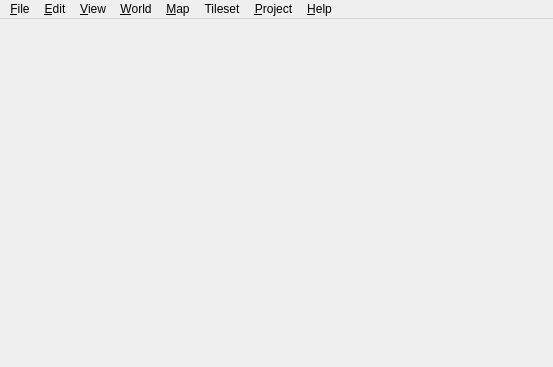
<?xml version="1.0" encoding="UTF-8"?>
<ui version="4.0">
 <class>MainWindow</class>
 <widget class="QMainWindow" name="MainWindow">
  <property name="geometry">
   <rect>
    <x>0</x>
    <y>0</y>
    <width>553</width>
    <height>367</height>
   </rect>
  </property>
  <property name="acceptDrops">
   <bool>true</bool>
  </property>
  <property name="dockOptions">
   <set>QMainWindow::AllowNestedDocks|QMainWindow::AllowTabbedDocks|QMainWindow::AnimatedDocks</set>
  </property>
  <widget class="QWidget" name="centralWidget">
   <layout class="QVBoxLayout" name="verticalLayout">
    <property name="leftMargin">
     <number>0</number>
    </property>
    <property name="topMargin">
     <number>0</number>
    </property>
    <property name="rightMargin">
     <number>0</number>
    </property>
    <property name="bottomMargin">
     <number>0</number>
    </property>
   </layout>
  </widget>
  <widget class="QMenuBar" name="menuBar">
   <property name="geometry">
    <rect>
     <x>0</x>
     <y>0</y>
     <width>553</width>
     <height>23</height>
    </rect>
   </property>
   <widget class="QMenu" name="menuFile">
    <property name="title">
     <string>&amp;File</string>
    </property>
    <widget class="QMenu" name="menuRecentFiles">
     <property name="title">
      <string>&amp;Recent Files</string>
     </property>
     <property name="icon">
      <iconset resource="tiled.qrc">
       <normaloff>:/images/16/document-open-recent.png</normaloff>:/images/16/document-open-recent.png</iconset>
     </property>
     <property name="toolTipsVisible">
      <bool>true</bool>
     </property>
     <addaction name="actionReopenClosedFile"/>
     <addaction name="separator"/>
     <addaction name="actionClearRecentFiles"/>
    </widget>
    <widget class="QMenu" name="menuNew">
     <property name="title">
      <string>&amp;New</string>
     </property>
     <addaction name="actionNewProject"/>
     <addaction name="separator"/>
     <addaction name="actionNewMap"/>
     <addaction name="actionNewTileset"/>
    </widget>
    <widget class="QMenu" name="menuCommand">
     <property name="title">
      <string>Commands</string>
     </property>
     <addaction name="actionEditCommands"/>
    </widget>
    <widget class="QMenu" name="menuRecentProjects">
     <property name="title">
      <string>&amp;Recent Projects</string>
     </property>
     <property name="toolTipsVisible">
      <bool>true</bool>
     </property>
    </widget>
    <addaction name="menuNew"/>
    <addaction name="actionOpen"/>
    <addaction name="actionOpenFileInProject"/>
    <addaction name="menuRecentFiles"/>
    <addaction name="menuRecentProjects"/>
    <addaction name="separator"/>
    <addaction name="actionSave"/>
    <addaction name="actionSaveAs"/>
    <addaction name="actionSaveAll"/>
    <addaction name="actionExport"/>
    <addaction name="actionExportAs"/>
    <addaction name="actionExportAsImage"/>
    <addaction name="actionReload"/>
    <addaction name="separator"/>
    <addaction name="menuCommand"/>
    <addaction name="separator"/>
    <addaction name="actionClose"/>
    <addaction name="actionCloseAll"/>
    <addaction name="actionCloseProject"/>
    <addaction name="actionQuit"/>
   </widget>
   <widget class="QMenu" name="menuEdit">
    <property name="title">
     <string>&amp;Edit</string>
    </property>
    <addaction name="actionCut"/>
    <addaction name="actionCopy"/>
    <addaction name="actionPaste"/>
    <addaction name="actionPasteInPlace"/>
    <addaction name="actionDelete"/>
    <!--EDEN CHANGE-->
    <addaction name="actionPasteUp"/>
    <addaction name="actionPasteDown"/>
    <addaction name="actionPasteLeft"/>
    <addaction name="actionPasteRight"/>
    <addaction name="actionPastePreserveLayers"/>
    <addaction name="actionRandomize"/>
    <addaction name="actionRandomizeLayer"/>
    <addaction name="actionRandomizeLevel"/>
    <!--EDEN CHANGE END-->
    <addaction name="separator"/>
    <addaction name="actionPreferences"/>
   </widget>
   <widget class="QMenu" name="menuHelp">
    <property name="title">
     <string>&amp;Help</string>
    </property>
    <addaction name="actionDocumentation"/>
    <addaction name="actionForum"/>
    <addaction name="separator"/>
    <addaction name="actionDonate"/>
    <addaction name="actionAbout"/>
   </widget>
   <widget class="QMenu" name="menuMap">
    <property name="title">
     <string>&amp;Map</string>
    </property>
    <addaction name="actionAddExternalTileset"/>
    <addaction name="actionAddAutomappingRulesTileset"/>
    <addaction name="separator"/>
    <addaction name="actionResizeMap"/>
    <addaction name="actionOffsetMap"/>
    <addaction name="separator"/>
    <addaction name="actionAutoMap"/>
    <addaction name="actionAutoMapWhileDrawing"/>
    <addaction name="separator"/>
    <addaction name="actionMapProperties"/>
   </widget>
   <widget class="QMenu" name="menuView">
    <property name="title">
     <string>&amp;View</string>
    </property>
    <widget class="QMenu" name="menuShowObjectNames">
     <property name="title">
      <string>Show Object &amp;Names</string>
     </property>
     <addaction name="actionNoLabels"/>
     <addaction name="actionLabelsForSelectedObjects"/>
     <addaction name="actionLabelsForAllObjects"/>
     <addaction name="separator"/>
     <addaction name="actionLabelForHoveredObject"/>
    </widget>
    <widget class="QMenu" name="menuSnapping">
     <property name="title">
      <string>Snapping</string>
     </property>
     <addaction name="actionSnapNothing"/>
     <addaction name="actionSnapToGrid"/>
     <addaction name="actionSnapToFineGrid"/>
     <addaction name="actionSnapToPixels"/>
    </widget>
    <addaction name="actionSearchActions"/>
    <addaction name="actionShowGrid"/>
    <addaction name="actionShowTileObjectOutlines"/>
    <addaction name="actionShowObjectReferences"/>
    <addaction name="menuShowObjectNames"/>
    <addaction name="actionShowTileAnimations"/>
    <addaction name="actionShowTileCollisionShapes"/>
    <addaction name="actionEnableWorlds"/>
    <addaction name="actionEnableParallax"/>
    <addaction name="actionHighlightCurrentLayer"/>
    <addaction name="actionHighlightHoveredObject"/>
    <addaction name="separator"/>
    <addaction name="menuSnapping"/>
    <addaction name="separator"/>
    <addaction name="actionZoomIn"/>
    <addaction name="actionZoomOut"/>
    <addaction name="actionZoomNormal"/>
    <addaction name="actionFitInView"/>
    <addaction name="separator"/>
    <addaction name="actionFullScreen"/>
    <addaction name="actionClearView"/>
   </widget>
   <widget class="QMenu" name="menuTileset">
    <property name="title">
     <string>Tileset</string>
    </property>
    <addaction name="actionTilesetProperties"/>
   </widget>
   <widget class="QMenu" name="menuProject">
    <property name="title">
     <string>&amp;Project</string>
    </property>
    <addaction name="actionAddFolderToProject"/>
    <addaction name="actionRefreshProjectFolders"/>
    <addaction name="separator"/>
    <addaction name="actionProjectProperties"/>
   </widget>
   <widget class="QMenu" name="menuWorld">
    <property name="title">
     <string>&amp;World</string>
    </property>
    <widget class="QMenu" name="menuUnloadWorld">
     <property name="title">
      <string>&amp;Unload World</string>
     </property>
    </widget>
    <widget class="QMenu" name="menuSaveWorld">
     <property name="title">
      <string>&amp;Save World</string>
     </property>
    </widget>
    <addaction name="actionNewWorld"/>
    <addaction name="actionLoadWorld"/>
    <addaction name="separator"/>
    <addaction name="menuUnloadWorld"/>
    <addaction name="menuSaveWorld"/>
    <addaction name="separator"/>
   </widget>
   <addaction name="menuFile"/>
   <addaction name="menuEdit"/>
   <addaction name="menuView"/>
   <addaction name="menuWorld"/>
   <addaction name="menuMap"/>
   <addaction name="menuTileset"/>
   <addaction name="menuProject"/>
   <addaction name="menuHelp"/>
  </widget>
  <action name="actionOpen">
   <property name="text">
    <string>&amp;Open File or Project...</string>
   </property>
  </action>
  <action name="actionSave">
   <property name="text">
    <string>&amp;Save</string>
   </property>
  </action>
  <action name="actionQuit">
   <property name="icon">
    <iconset resource="tiled.qrc">
     <normaloff>:/images/16/application-exit.png</normaloff>:/images/16/application-exit.png</iconset>
   </property>
   <property name="text">
    <string>&amp;Quit</string>
   </property>
   <property name="menuRole">
    <enum>QAction::QuitRole</enum>
   </property>
  </action>
  <action name="actionCopy">
   <property name="enabled">
    <bool>false</bool>
   </property>
   <property name="icon">
    <iconset resource="tiled.qrc">
     <normaloff>:/images/16/edit-copy.png</normaloff>:/images/16/edit-copy.png</iconset>
   </property>
   <property name="text">
    <string>&amp;Copy</string>
   </property>
  </action>
  <action name="actionPaste">
   <property name="enabled">
    <bool>false</bool>
   </property>
   <property name="icon">
    <iconset resource="tiled.qrc">
     <normaloff>:/images/16/edit-paste.png</normaloff>:/images/16/edit-paste.png</iconset>
   </property>
   <property name="text">
    <string>&amp;Paste</string>
   </property>
  </action>
  <!--EDEN CHANGE-->
  <action name="actionPasteUp">
    <property name="enabled">
      <bool>false</bool>
    </property>
    <property name="icon">
      <iconset resource="tiled.qrc">
        <normaloff>:/images/16x16/edit-paste.png</normaloff>:/images/16x16/edit-paste.png
      </iconset>
    </property>
    <property name="text">
      <string>&amp;PasteUp</string>
    </property>
  </action>
  <action name="actionPasteDown">
    <property name="enabled">
      <bool>false</bool>
    </property>
    <property name="icon">
      <iconset resource="tiled.qrc">
        <normaloff>:/images/16x16/edit-paste.png</normaloff>:/images/16x16/edit-paste.png
      </iconset>
    </property>
    <property name="text">
      <string>&amp;PasteDown</string>
    </property>
  </action>
  <action name="actionPasteLeft">
    <property name="enabled">
      <bool>false</bool>
    </property>
    <property name="icon">
      <iconset resource="tiled.qrc">
        <normaloff>:/images/16x16/edit-paste.png</normaloff>:/images/16x16/edit-paste.png
      </iconset>
    </property>
    <property name="text">
      <string>&amp;PasteLeft</string>
    </property>
  </action>
  <action name="actionPasteRight">
    <property name="enabled">
      <bool>false</bool>
    </property>
    <property name="icon">
      <iconset resource="tiled.qrc">
        <normaloff>:/images/16x16/edit-paste.png</normaloff>:/images/16x16/edit-paste.png
      </iconset>
    </property>
    <property name="text">
      <string>&amp;PasteRight</string>
    </property>
  </action>
  <action name="actionPastePreserveLayers">
    <property name="enabled">
      <bool>false</bool>
    </property>
    <property name="icon">
      <iconset resource="tiled.qrc">
        <normaloff>:/images/16x16/edit-paste.png</normaloff>:/images/16x16/edit-paste.png
      </iconset>
    </property>
    <property name="text">
      <string>&amp;PastePreserveLayers</string>
    </property>
  </action>
  <action name="actionRandomize">
    <property name="enabled">
      <bool>false</bool>
    </property>
    <property name="icon">
      <iconset resource="tiled.qrc">
        <normaloff>:/images/16x16/edit-paste.png</normaloff>:/images/16x16/edit-paste.png
      </iconset>
    </property>
    <property name="text">
      <string>&amp;Randomize</string>
    </property>
  </action>
  <action name="actionRandomizeLayer">
    <property name="enabled">
      <bool>false</bool>
    </property>
    <property name="icon">
      <iconset resource="tiled.qrc">
        <normaloff>:/images/16x16/edit-paste.png</normaloff>:/images/16x16/edit-paste.png
      </iconset>
    </property>
    <property name="text">
      <string>&amp;RandomizeLayer</string>
    </property>
  </action>
  <action name="actionRandomizeLevel">
    <property name="enabled">
      <bool>false</bool>
    </property>
    <property name="icon">
      <iconset resource="tiled.qrc">
        <normaloff>:/images/16x16/edit-paste.png</normaloff>:/images/16x16/edit-paste.png
      </iconset>
    </property>
    <property name="text">
      <string>&amp;RandomizeLevel</string>
    </property>
  </action>
  <!--EDEN CHANGE END-->
  <action name="actionAbout">
   <property name="icon">
    <iconset resource="tiled.qrc">
     <normaloff>:/images/16/help-about.png</normaloff>:/images/16/help-about.png</iconset>
   </property>
   <property name="text">
    <string>&amp;About Tiled</string>
   </property>
   <property name="menuRole">
    <enum>QAction::AboutRole</enum>
   </property>
  </action>
  <action name="actionAboutQt">
   <property name="text">
    <string>About Qt</string>
   </property>
   <property name="menuRole">
    <enum>QAction::AboutQtRole</enum>
   </property>
  </action>
  <action name="actionResizeMap">
   <property name="icon">
    <iconset resource="tiled.qrc">
     <normaloff>:/images/16/document-page-setup.png</normaloff>:/images/16/document-page-setup.png</iconset>
   </property>
   <property name="text">
    <string>&amp;Resize Map...</string>
   </property>
  </action>
  <action name="actionMapProperties">
   <property name="icon">
    <iconset resource="tiled.qrc">
     <normaloff>:/images/16/document-properties.png</normaloff>:/images/16/document-properties.png</iconset>
   </property>
   <property name="text">
    <string>Map &amp;Properties...</string>
   </property>
  </action>
  <action name="actionAutoMap">
   <property name="text">
    <string>AutoMap</string>
   </property>
   <property name="shortcut">
    <string notr="true">Ctrl+M</string>
   </property>
  </action>
  <action name="actionShowGrid">
   <property name="checkable">
    <bool>true</bool>
   </property>
   <property name="text">
    <string>Show &amp;Grid</string>
   </property>
   <property name="shortcut">
    <string notr="true">Ctrl+G</string>
   </property>
  </action>
  <action name="actionSaveAs">
   <property name="icon">
    <iconset resource="tiled.qrc">
     <normaloff>:/images/16/document-save-as.png</normaloff>:/images/16/document-save-as.png</iconset>
   </property>
   <property name="text">
    <string>Save &amp;As...</string>
   </property>
   <property name="shortcut">
    <string notr="true">Ctrl+Alt+S</string>
   </property>
  </action>
  <action name="actionNewTileset">
   <property name="text">
    <string>New &amp;Tileset...</string>
   </property>
  </action>
  <action name="actionClose">
   <property name="icon">
    <iconset resource="tiled.qrc">
     <normaloff>:/images/16/window-close.png</normaloff>:/images/16/window-close.png</iconset>
   </property>
   <property name="text">
    <string>&amp;Close</string>
   </property>
  </action>
  <action name="actionZoomIn">
   <property name="icon">
    <iconset resource="tiled.qrc">
     <normaloff>:/images/16/zoom-in.png</normaloff>:/images/16/zoom-in.png</iconset>
   </property>
   <property name="text">
    <string>Zoom In</string>
   </property>
  </action>
  <action name="actionZoomOut">
   <property name="icon">
    <iconset resource="tiled.qrc">
     <normaloff>:/images/16/zoom-out.png</normaloff>:/images/16/zoom-out.png</iconset>
   </property>
   <property name="text">
    <string>Zoom Out</string>
   </property>
  </action>
  <action name="actionZoomNormal">
   <property name="enabled">
    <bool>false</bool>
   </property>
   <property name="icon">
    <iconset resource="tiled.qrc">
     <normaloff>:/images/16/zoom-original.png</normaloff>:/images/16/zoom-original.png</iconset>
   </property>
   <property name="text">
    <string>Normal Size</string>
   </property>
   <property name="shortcut">
    <string notr="true">Ctrl+0</string>
   </property>
  </action>
  <action name="actionExportAsImage">
   <property name="text">
    <string>Export As &amp;Image...</string>
   </property>
  </action>
  <action name="actionCut">
   <property name="enabled">
    <bool>false</bool>
   </property>
   <property name="icon">
    <iconset resource="tiled.qrc">
     <normaloff>:/images/16/edit-cut.png</normaloff>:/images/16/edit-cut.png</iconset>
   </property>
   <property name="text">
    <string>Cu&amp;t</string>
   </property>
  </action>
  <action name="actionOffsetMap">
   <property name="text">
    <string>&amp;Offset Map...</string>
   </property>
  </action>
  <action name="actionPreferences">
   <property name="text">
    <string>Pre&amp;ferences...</string>
   </property>
   <property name="menuRole">
    <enum>QAction::PreferencesRole</enum>
   </property>
  </action>
  <action name="actionClearRecentFiles">
   <property name="icon">
    <iconset resource="tiled.qrc">
     <normaloff>:/images/16/edit-clear.png</normaloff>:/images/16/edit-clear.png</iconset>
   </property>
   <property name="text">
    <string>Clear Recent Files</string>
   </property>
  </action>
  <action name="actionExportAs">
   <property name="text">
    <string>E&amp;xport As...</string>
   </property>
   <property name="shortcut">
    <string notr="true">Ctrl+Shift+E</string>
   </property>
  </action>
  <action name="actionAddExternalTileset">
   <property name="text">
    <string>&amp;Add External Tileset...</string>
   </property>
  </action>
  <action name="actionSnapToGrid">
   <property name="checkable">
    <bool>true</bool>
   </property>
   <property name="text">
    <string>&amp;Snap to Grid</string>
   </property>
  </action>
  <action name="actionCloseAll">
   <property name="text">
    <string>C&amp;lose All</string>
   </property>
   <property name="shortcut">
    <string notr="true">Ctrl+Shift+W</string>
   </property>
  </action>
  <action name="actionDelete">
   <property name="enabled">
    <bool>false</bool>
   </property>
   <property name="icon">
    <iconset resource="tiled.qrc">
     <normaloff>:/images/16/edit-delete.png</normaloff>:/images/16/edit-delete.png</iconset>
   </property>
   <property name="text">
    <string>&amp;Delete</string>
   </property>
   <property name="iconText">
    <string>Delete</string>
   </property>
  </action>
  <action name="actionHighlightCurrentLayer">
   <property name="checkable">
    <bool>true</bool>
   </property>
   <property name="text">
    <string>&amp;Highlight Current Layer</string>
   </property>
   <property name="shortcut">
    <string notr="true">H</string>
   </property>
  </action>
  <action name="actionShowTileObjectOutlines">
   <property name="checkable">
    <bool>true</bool>
   </property>
   <property name="text">
    <string>Show Tile Object &amp;Outlines</string>
   </property>
  </action>
  <action name="actionSnapToFineGrid">
   <property name="checkable">
    <bool>true</bool>
   </property>
   <property name="text">
    <string>Snap to &amp;Fine Grid</string>
   </property>
  </action>
  <action name="actionShowTileAnimations">
   <property name="checkable">
    <bool>true</bool>
   </property>
   <property name="text">
    <string>Show Tile Animations</string>
   </property>
  </action>
  <action name="actionReload">
   <property name="text">
    <string>Reload</string>
   </property>
   <property name="shortcut">
    <string notr="true">Ctrl+R</string>
   </property>
  </action>
  <action name="actionExport">
   <property name="text">
    <string>&amp;Export</string>
   </property>
   <property name="shortcut">
    <string notr="true">Ctrl+E</string>
   </property>
  </action>
  <action name="actionDonate">
   <property name="text">
    <string>Support Tiled Development ↗</string>
   </property>
  </action>
  <action name="actionSaveAll">
   <property name="text">
    <string>Save All</string>
   </property>
   <property name="shortcut">
    <string notr="true">Ctrl+Shift+S</string>
   </property>
  </action>
  <action name="actionDocumentation">
   <property name="text">
    <string>User Manual ↗</string>
   </property>
  </action>
  <action name="actionNoLabels">
   <property name="checkable">
    <bool>true</bool>
   </property>
   <property name="text">
    <string>&amp;Never</string>
   </property>
  </action>
  <action name="actionLabelsForSelectedObjects">
   <property name="checkable">
    <bool>true</bool>
   </property>
   <property name="checked">
    <bool>true</bool>
   </property>
   <property name="text">
    <string>For &amp;Selected Objects</string>
   </property>
  </action>
  <action name="actionLabelsForAllObjects">
   <property name="checkable">
    <bool>true</bool>
   </property>
   <property name="text">
    <string>For &amp;All Objects</string>
   </property>
  </action>
  <action name="actionAutoMapWhileDrawing">
   <property name="checkable">
    <bool>true</bool>
   </property>
   <property name="text">
    <string>AutoMap While Drawing</string>
   </property>
  </action>
  <action name="actionNewMap">
   <property name="text">
    <string>New Map...</string>
   </property>
  </action>
  <action name="actionPasteInPlace">
   <property name="enabled">
    <bool>false</bool>
   </property>
   <property name="text">
    <string>Paste &amp;in Place</string>
   </property>
   <property name="shortcut">
    <string notr="true">Ctrl+Shift+V</string>
   </property>
  </action>
  <action name="actionFullScreen">
   <property name="checkable">
    <bool>true</bool>
   </property>
   <property name="text">
    <string>Full Screen</string>
   </property>
   <property name="shortcut">
    <string notr="true">F11</string>
   </property>
  </action>
  <action name="actionSnapToPixels">
   <property name="checkable">
    <bool>true</bool>
   </property>
   <property name="text">
    <string>Snap to &amp;Pixels</string>
   </property>
  </action>
  <action name="actionTilesetProperties">
   <property name="icon">
    <iconset resource="tiled.qrc">
     <normaloff>:/images/16/document-properties.png</normaloff>:/images/16/document-properties.png</iconset>
   </property>
   <property name="text">
    <string>Tileset &amp;Properties...</string>
   </property>
  </action>
  <action name="actionSnapNothing">
   <property name="checkable">
    <bool>true</bool>
   </property>
   <property name="checked">
    <bool>true</bool>
   </property>
   <property name="text">
    <string>No Snapping</string>
   </property>
  </action>
  <action name="actionEditCommands">
   <property name="icon">
    <iconset>
     <normalon>:/images/24/system-run.png</normalon>
    </iconset>
   </property>
   <property name="text">
    <string>Edit Commands...</string>
   </property>
  </action>
  <action name="actionClearView">
   <property name="checkable">
    <bool>true</bool>
   </property>
   <property name="text">
    <string>Clear View</string>
   </property>
   <property name="shortcut">
    <string notr="true">Tab</string>
   </property>
  </action>
  <action name="actionLabelForHoveredObject">
   <property name="checkable">
    <bool>true</bool>
   </property>
   <property name="text">
    <string>For Hovered Object</string>
   </property>
  </action>
  <action name="actionLoadWorld">
   <property name="text">
    <string>&amp;Load World...</string>
   </property>
  </action>
  <action name="actionNewWorld">
   <property name="text">
    <string>&amp;New World...</string>
   </property>
  </action>
  <action name="actionHighlightHoveredObject">
   <property name="checkable">
    <bool>true</bool>
   </property>
   <property name="text">
    <string>Highlight Hovered Object</string>
   </property>
  </action>
  <action name="actionShowTileCollisionShapes">
   <property name="checkable">
    <bool>true</bool>
   </property>
   <property name="text">
    <string>Show Tile Collision Shapes</string>
   </property>
  </action>
  <action name="actionFitInView">
   <property name="icon">
    <iconset resource="tiled.qrc">
     <normaloff>:/images/16/zoom-fit-best.png</normaloff>:/images/16/zoom-fit-best.png</iconset>
   </property>
   <property name="text">
    <string>Fit Map in View</string>
   </property>
   <property name="shortcut">
    <string notr="true">Ctrl+/</string>
   </property>
  </action>
  <action name="actionForum">
   <property name="text">
    <string>Community Forum ↗</string>
   </property>
  </action>
  <action name="actionCloseProject">
   <property name="text">
    <string>&amp;Close Project</string>
   </property>
  </action>
  <action name="actionClearRecentProjects">
   <property name="icon">
    <iconset resource="tiled.qrc">
     <normaloff>:/images/16/edit-clear.png</normaloff>:/images/16/edit-clear.png</iconset>
   </property>
   <property name="text">
    <string>Clear Recent Projects</string>
   </property>
  </action>
  <action name="actionAddFolderToProject">
   <property name="text">
    <string>Add Folder to Project...</string>
   </property>
  </action>
  <action name="actionRefreshProjectFolders">
   <property name="text">
    <string>Refresh Folders</string>
   </property>
  </action>
  <action name="actionShowObjectReferences">
   <property name="checkable">
    <bool>true</bool>
   </property>
   <property name="text">
    <string>Show Object &amp;References</string>
   </property>
  </action>
  <action name="actionReopenClosedFile">
   <property name="text">
    <string>Reopen Closed File</string>
   </property>
   <property name="shortcut">
    <string notr="true">Ctrl+Shift+T</string>
   </property>
  </action>
  <action name="actionProjectProperties">
   <property name="icon">
    <iconset resource="tiled.qrc">
     <normaloff>:/images/16/document-properties.png</normaloff>:/images/16/document-properties.png</iconset>
   </property>
   <property name="text">
    <string>Project &amp;Properties...</string>
   </property>
  </action>
  <action name="actionOpenFileInProject">
   <property name="text">
    <string>Open File in &amp;Project...</string>
   </property>
   <property name="shortcut">
    <string notr="true">Ctrl+P</string>
   </property>
  </action>
  <action name="actionEnableParallax">
   <property name="checkable">
    <bool>true</bool>
   </property>
   <property name="text">
    <string>Enable Parallax</string>
   </property>
  </action>
  <action name="actionEnableWorlds">
   <property name="checkable">
    <bool>true</bool>
   </property>
   <property name="text">
    <string>Show &amp;World</string>
   </property>
  </action>
  <action name="actionNewProject">
   <property name="text">
    <string>&amp;New Project...</string>
   </property>
   <property name="shortcut">
    <string notr="true">Ctrl+Shift+N</string>
   </property>
  </action>
  <action name="actionAddAutomappingRulesTileset">
   <property name="text">
    <string>Add Automapping Rules Tileset</string>
   </property>
  </action>
  <action name="actionSearchActions">
   <property name="text">
    <string>Search Actions...</string>
   </property>
   <property name="toolTip">
    <string>Search actions available in Tiled</string>
   </property>
   <property name="shortcut">
    <string notr="true">Ctrl+Shift+P</string>
   </property>
  </action>
 </widget>
 <layoutdefault spacing="6" margin="11"/>
 <resources>
  <include location="tiled.qrc"/>
 </resources>
 <connections/>
</ui>
